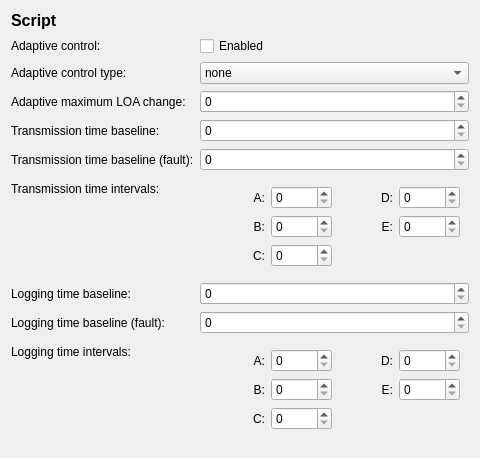
<?xml version="1.0" encoding="UTF-8"?>
<ui version="4.0">
 <class>ScriptElementEditor</class>
 <widget class="QWidget" name="ScriptElementEditor">
  <property name="geometry">
   <rect>
    <x>0</x>
    <y>0</y>
    <width>480</width>
    <height>458</height>
   </rect>
  </property>
  <property name="minimumSize">
   <size>
    <width>480</width>
    <height>0</height>
   </size>
  </property>
  <property name="windowTitle">
   <string>Form</string>
  </property>
  <layout class="QFormLayout" name="formLayout">
   <item row="0" column="0">
    <widget class="QLabel" name="label_3">
     <property name="font">
      <font>
       <pointsize>12</pointsize>
       <weight>75</weight>
       <bold>true</bold>
      </font>
     </property>
     <property name="text">
      <string>Script</string>
     </property>
    </widget>
   </item>
   <item row="2" column="0">
    <widget class="QLabel" name="label_7">
     <property name="text">
      <string>Adaptive control:</string>
     </property>
    </widget>
   </item>
   <item row="2" column="1">
    <widget class="QCheckBox" name="adaptiveControlEnabled">
     <property name="text">
      <string>Enabled</string>
     </property>
    </widget>
   </item>
   <item row="3" column="0">
    <widget class="QLabel" name="label">
     <property name="text">
      <string>Adaptive control type:</string>
     </property>
    </widget>
   </item>
   <item row="3" column="1">
    <widget class="QComboBox" name="adaptiveControlType">
     <item>
      <property name="text">
       <string>none</string>
      </property>
     </item>
     <item>
      <property name="text">
       <string>transmission</string>
      </property>
     </item>
     <item>
      <property name="text">
       <string>logging</string>
      </property>
     </item>
     <item>
      <property name="text">
       <string>combined</string>
      </property>
     </item>
     <item>
      <property name="text">
       <string>predefinedtransmission</string>
      </property>
     </item>
     <item>
      <property name="text">
       <string>predefinedlogging</string>
      </property>
     </item>
    </widget>
   </item>
   <item row="4" column="0">
    <widget class="QLabel" name="label_2">
     <property name="text">
      <string>Adaptive maximum LOA change:</string>
     </property>
    </widget>
   </item>
   <item row="4" column="1">
    <widget class="QSpinBox" name="maxLOAChange">
     <property name="maximum">
      <number>5</number>
     </property>
    </widget>
   </item>
   <item row="5" column="0">
    <widget class="QLabel" name="label_4">
     <property name="text">
      <string>Transmission time baseline:</string>
     </property>
    </widget>
   </item>
   <item row="5" column="1">
    <widget class="QSpinBox" name="txBaseline">
     <property name="maximum">
      <number>99999</number>
     </property>
    </widget>
   </item>
   <item row="6" column="0">
    <widget class="QLabel" name="label_5">
     <property name="text">
      <string>Transmission time baseline (fault):</string>
     </property>
    </widget>
   </item>
   <item row="6" column="1">
    <widget class="QSpinBox" name="txBaselineFault">
     <property name="maximum">
      <number>99999</number>
     </property>
    </widget>
   </item>
   <item row="7" column="0">
    <widget class="QLabel" name="label_8">
     <property name="text">
      <string>Transmission time intervals:</string>
     </property>
    </widget>
   </item>
   <item row="7" column="1">
    <widget class="QWidget" name="widget" native="true">
     <property name="sizePolicy">
      <sizepolicy hsizetype="Preferred" vsizetype="Preferred">
       <horstretch>0</horstretch>
       <verstretch>0</verstretch>
      </sizepolicy>
     </property>
     <layout class="QGridLayout" name="gridLayout">
      <item row="1" column="1">
       <widget class="QSpinBox" name="txB">
        <property name="maximum">
         <number>99999</number>
        </property>
       </widget>
      </item>
      <item row="2" column="1">
       <widget class="QSpinBox" name="txC">
        <property name="maximum">
         <number>99999</number>
        </property>
       </widget>
      </item>
      <item row="0" column="7">
       <widget class="QSpinBox" name="txD">
        <property name="maximum">
         <number>99999</number>
        </property>
       </widget>
      </item>
      <item row="0" column="0">
       <widget class="QLabel" name="label_9">
        <property name="text">
         <string>A:</string>
        </property>
        <property name="alignment">
         <set>Qt::AlignRight|Qt::AlignTrailing|Qt::AlignVCenter</set>
        </property>
       </widget>
      </item>
      <item row="2" column="0">
       <widget class="QLabel" name="label_11">
        <property name="text">
         <string>C:</string>
        </property>
        <property name="alignment">
         <set>Qt::AlignRight|Qt::AlignTrailing|Qt::AlignVCenter</set>
        </property>
       </widget>
      </item>
      <item row="0" column="1">
       <widget class="QSpinBox" name="txA">
        <property name="maximum">
         <number>99999</number>
        </property>
       </widget>
      </item>
      <item row="1" column="0">
       <widget class="QLabel" name="label_10">
        <property name="text">
         <string>B:</string>
        </property>
        <property name="alignment">
         <set>Qt::AlignRight|Qt::AlignTrailing|Qt::AlignVCenter</set>
        </property>
       </widget>
      </item>
      <item row="0" column="6">
       <widget class="QLabel" name="label_12">
        <property name="text">
         <string>D:</string>
        </property>
        <property name="alignment">
         <set>Qt::AlignRight|Qt::AlignTrailing|Qt::AlignVCenter</set>
        </property>
       </widget>
      </item>
      <item row="1" column="6">
       <widget class="QLabel" name="label_13">
        <property name="text">
         <string>E:</string>
        </property>
        <property name="alignment">
         <set>Qt::AlignRight|Qt::AlignTrailing|Qt::AlignVCenter</set>
        </property>
       </widget>
      </item>
      <item row="1" column="7">
       <widget class="QSpinBox" name="txE">
        <property name="maximum">
         <number>99999</number>
        </property>
       </widget>
      </item>
     </layout>
    </widget>
   </item>
   <item row="8" column="0">
    <widget class="QLabel" name="label_6">
     <property name="text">
      <string>Logging time baseline:</string>
     </property>
    </widget>
   </item>
   <item row="8" column="1">
    <widget class="QSpinBox" name="logBaseline">
     <property name="maximum">
      <number>99999</number>
     </property>
    </widget>
   </item>
   <item row="9" column="0">
    <widget class="QLabel" name="label_14">
     <property name="text">
      <string>Logging time baseline (fault):</string>
     </property>
    </widget>
   </item>
   <item row="9" column="1">
    <widget class="QSpinBox" name="logBaselineFault">
     <property name="maximum">
      <number>99999</number>
     </property>
    </widget>
   </item>
   <item row="10" column="0">
    <widget class="QLabel" name="label_15">
     <property name="text">
      <string>Logging time intervals:</string>
     </property>
    </widget>
   </item>
   <item row="10" column="1">
    <widget class="QWidget" name="widget_2" native="true">
     <layout class="QGridLayout" name="gridLayout_2">
      <item row="1" column="0">
       <widget class="QLabel" name="label_17">
        <property name="text">
         <string>B:</string>
        </property>
        <property name="alignment">
         <set>Qt::AlignRight|Qt::AlignTrailing|Qt::AlignVCenter</set>
        </property>
       </widget>
      </item>
      <item row="0" column="0">
       <widget class="QLabel" name="label_16">
        <property name="text">
         <string>A:</string>
        </property>
        <property name="alignment">
         <set>Qt::AlignRight|Qt::AlignTrailing|Qt::AlignVCenter</set>
        </property>
       </widget>
      </item>
      <item row="0" column="1">
       <widget class="QSpinBox" name="logA">
        <property name="maximum">
         <number>99999</number>
        </property>
       </widget>
      </item>
      <item row="0" column="6">
       <widget class="QLabel" name="label_19">
        <property name="text">
         <string>D:</string>
        </property>
        <property name="alignment">
         <set>Qt::AlignRight|Qt::AlignTrailing|Qt::AlignVCenter</set>
        </property>
       </widget>
      </item>
      <item row="0" column="7">
       <widget class="QSpinBox" name="logD">
        <property name="maximum">
         <number>99999</number>
        </property>
       </widget>
      </item>
      <item row="1" column="1">
       <widget class="QSpinBox" name="logB">
        <property name="maximum">
         <number>99999</number>
        </property>
       </widget>
      </item>
      <item row="2" column="0">
       <widget class="QLabel" name="label_18">
        <property name="text">
         <string>C:</string>
        </property>
        <property name="alignment">
         <set>Qt::AlignRight|Qt::AlignTrailing|Qt::AlignVCenter</set>
        </property>
       </widget>
      </item>
      <item row="2" column="1">
       <widget class="QSpinBox" name="logC">
        <property name="maximum">
         <number>99999</number>
        </property>
       </widget>
      </item>
      <item row="1" column="6">
       <widget class="QLabel" name="label_20">
        <property name="text">
         <string>E:</string>
        </property>
        <property name="alignment">
         <set>Qt::AlignRight|Qt::AlignTrailing|Qt::AlignVCenter</set>
        </property>
       </widget>
      </item>
      <item row="1" column="7">
       <widget class="QSpinBox" name="logE">
        <property name="maximum">
         <number>99999</number>
        </property>
       </widget>
      </item>
     </layout>
    </widget>
   </item>
   <item row="11" column="0">
    <spacer name="verticalSpacer">
     <property name="orientation">
      <enum>Qt::Vertical</enum>
     </property>
     <property name="sizeHint" stdset="0">
      <size>
       <width>20</width>
       <height>40</height>
      </size>
     </property>
    </spacer>
   </item>
  </layout>
 </widget>
 <resources/>
 <connections/>
</ui>
